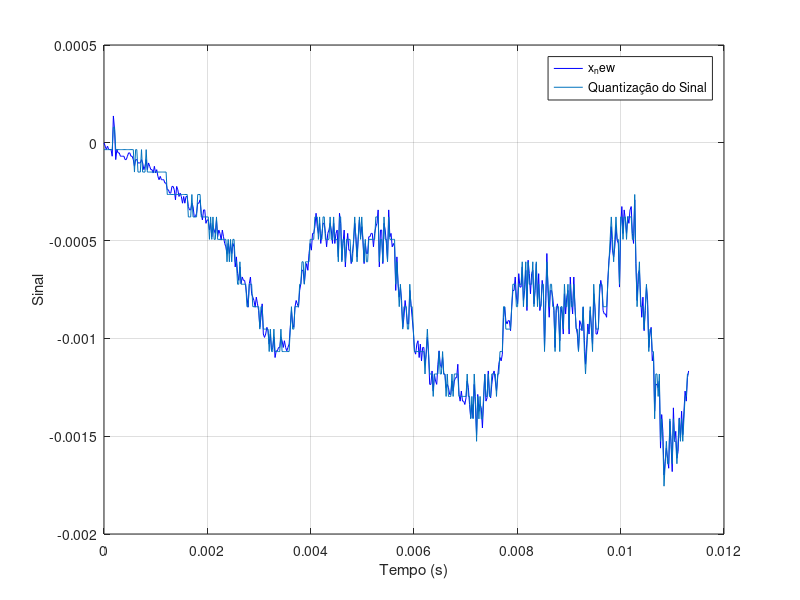

Recreate this plot in MATLAB. (Note: this script raises an error after producing the figure.)
load("Guitar02.mat")

x_new = x(1:500);

nbit = 4;
N = length(x_new);
t = 0:Ta:N*(Ta)-(Ta);

A = abs(max(x_new)) +abs(min(x_new));
delta = A/(2^nbit);
[indx, quantz] = quantiz(x_new,min(x_new):delta:max(x_new),min(x_new)-delta/2:delta:max(x_new)+delta/2);

figure(1)
title("Sinal Quantizado")
plot(t,x_new, "b", t,quantz);
legend("x_new","Quantização do Sinal");
xlabel("Tempo (s)");
ylabel("Sinal");
grid on 

[recont, reconx] = ReconstroiSinal(quantz,Ta);
figure(2)
title("Sinal Reconstruido")
plot(t,x_new,"g", reconx, recont);
legend("x_New", "Reconstruição do Sinal Quantizado");
xlabel("Tempo (s)");
ylabel("Sinal")
grid on 

